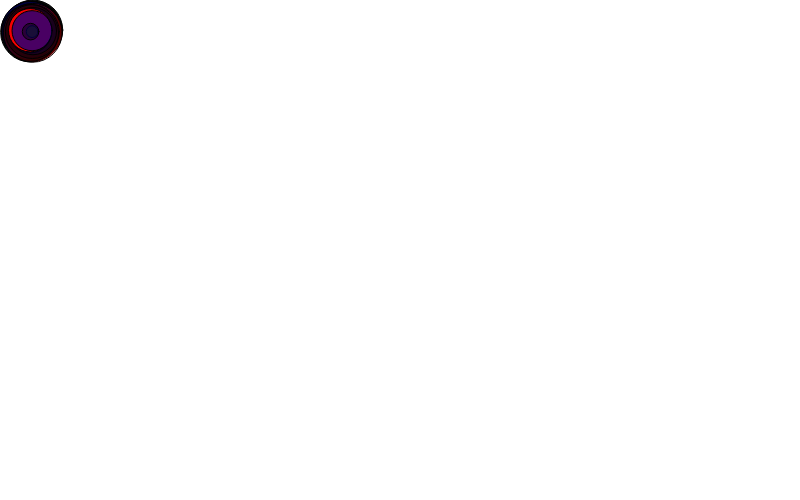
Frame 1 (no input)
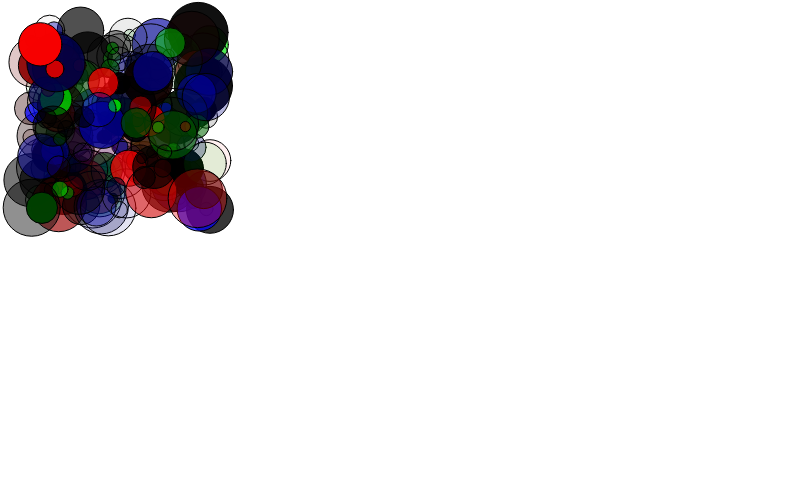
Frame 60 (no input)
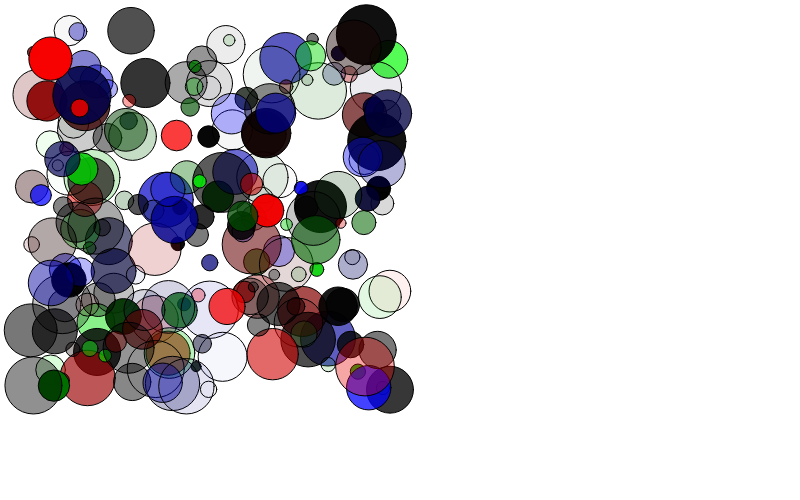
Frame 120 (the mouse pressed at the canvas centre since frame 60)

The p5.js sketch that drew these frames (run headless with seeded random() and noise() and a simulated clock; from frame 60 on, the mouse is pressed at the canvas centre):

// p5.js sketch
// ── sketch.js
// Learning Processing
// Daniel Shiffman
// http://www.learningprocessing.com
// Adapted for P5JS by Chandru Narayan
// Bush School
// Example: Bubble objects

let bubbles = []; // A Bubble Array
let maxBubb = 200;
let maxRad = 30;
let maxSpd = 3;

function randomColor() {
  return color(random(255), random(255), random(255), random(255));
}

function redColor() {
  return color(random(255), 0, 0, random(255));
}

function greenColor() {
  return color(0, random(255), 0, random(255));
}

function blueColor() {
  return color(0, 0, random(255), random(255));
}

function noColor() {
  return color(0, 0, 0, random(255));
}

function setup() {
  createCanvas(800, 500);
  for (let i = 0, theColor; i < maxBubb; i++) {
    if (i % 4 === 0) theColor = redColor();
    else if (i % 4 === 1) theColor = greenColor();
    else if (i % 4 === 2) theColor = blueColor();
    else theColor = noColor();
    bubbles[i] = new Bubble(theColor, random(5, maxRad), maxRad, maxRad, random(maxSpd), random(maxSpd));
  }
}

function draw() {
  background(255);
  for (i = 0; i < maxBubb; i++) {
    theBubb = bubbles[i];
    theBubb.move();
    theBubb.display();
  }
}

function Bubble(tempC, tempRad, tempXpos, tempYpos, tempXspd, tempYspd) { // The Constructor is defined with arguments.
  this.c = tempC;
  this.rad = tempRad;
  this.xpos = tempXpos;
  this.ypos = tempYpos;
  this.xspd = tempXspd;
  this.yspd = tempYspd;
  this.xdir = 1;
  this.ydir = 1;
  this.live = true;

  this.display = function() {
    stroke(0);
    fill(this.c);
    rectMode(CENTER);
    ellipseMode(RADIUS);
    ellipse(this.xpos, this.ypos, this.rad);
  }

  this.move = function() {
    this.xpos += this.xspd * this.xdir;
    this.ypos += this.yspd * this.ydir;

    if (this.xpos > width - this.rad || this.xpos < this.rad) {
      this.xdir *= -1;
    }
    if (this.ypos > height - this.rad || this.ypos < this.rad) {
      this.ydir *= -1;
    }
  }

  this.jitter = function() {
    this.xpos += random(-this.xspd, this.xspd);
    this.ypos += random(-this.yspd, this.yspd);

    if (this.xpos > width - this.rad) {
      this.xpos = width;
    } else if (this.ypos > height - this.rad) {
      this.ypos = 0;
    }
  }

  this.getCol = function() {
    bCol = splitTokens(bubbles[i].c.toString(), '(,');
    if (bCol[1] > 0) { //red color
      theCol = "red";
    } else if (bCol[2] > 0) { //green color
      theCol = "green";
    } else if (bCol[3] > 0) { //blue color
      theCol = "blue";
    } else { //no color
      theCol = "nocol";
    }
    return theCol;
  }

  this.goHome = function(xpos, ypos) {
    if (this.xspd > 0 || this.yspd > 0) {
      this.xpos = xpos;
      this.ypos = ypos;

    }
  }

  this.kill = function() {
    this.c = color("yellow");
    this.xspd = 0;
    this.yspd = 0;
    this.live = false;
  }

  this.revive = function() {
    this.xspd = random(3);
    this.yspd = random(3);
    this.live = true;
  }

}

function mouseReleased() {
  for (i = 0; i < maxBubb; i++) {
    theBubb = bubbles[i];
    if (theBubb.live) {
      theCol = theBubb.getCol();
      if (theCol === "red") { //red color
        theBubb.goHome(maxRad, maxRad);
      } else if (theCol === "green") { //red color
        theBubb.goHome(width - maxRad, maxRad);
      } else if (theCol === "blue") { //red color
        theBubb.goHome(width - maxRad, height - maxRad);
      } else { //no color
        theBubb.goHome(maxRad, height - maxRad);
      }
    }
  }
}

function mousePressed() {
  for (i = 0; i < maxBubb; i++) {
    theBubb = bubbles[i];
    d = dist(mouseX, mouseY, theBubb.xpos, theBubb.ypos)
    if (d <= theBubb.rad) {
      if (theBubb.live) {
        theBubb.kill();
      } else {
        theBubb.revive();
      }
    }
  }
}
